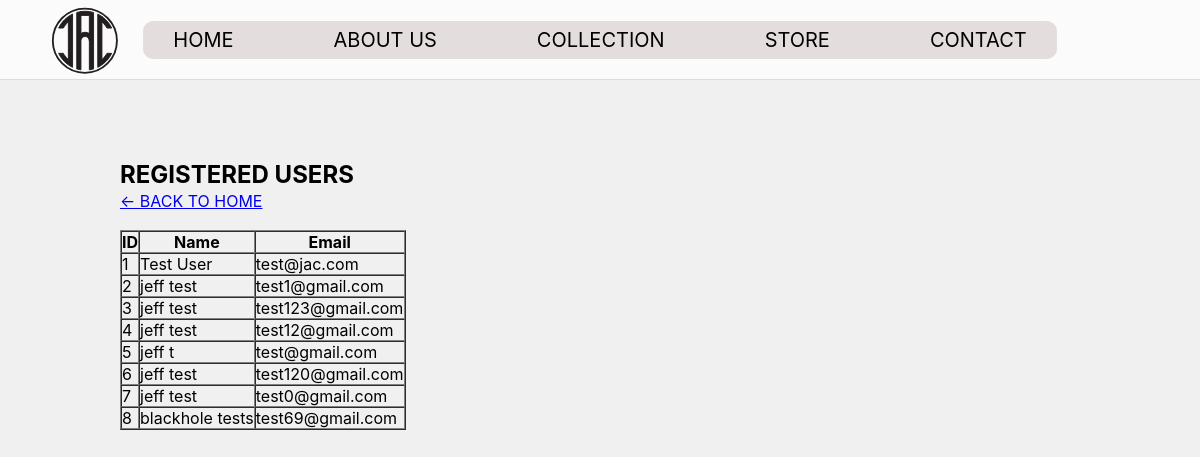
Before: /customers.php with the older database file.
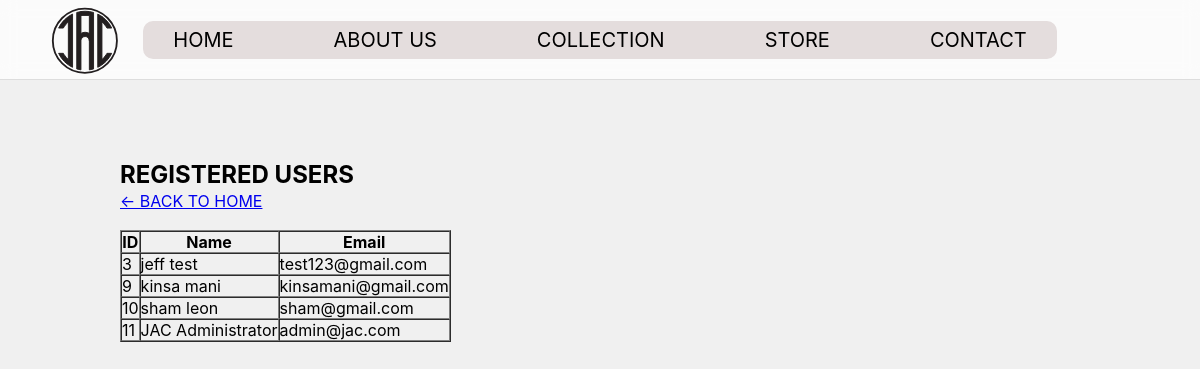
After: the same page with the newer database file.
### tables this page shows
CREATE TABLE `users` (
  `id` int(11) NOT NULL AUTO_INCREMENT,
  `first_name` varchar(100) NOT NULL,
  `last_name` varchar(100) NOT NULL,
  `email` varchar(255) NOT NULL,
  `password` varchar(255) NOT NULL,
  `phone` varchar(30) DEFAULT NULL,
  `address` varchar(255) DEFAULT NULL,
  `city` varchar(100) DEFAULT NULL,
  `province` varchar(100) DEFAULT NULL,
  `postal_code` varchar(20) DEFAULT NULL,
  `role` varchar(20) NOT NULL DEFAULT 'customer',
  `created_at` timestamp NOT NULL DEFAULT current_timestamp(),
  `last_login` datetime DEFAULT NULL,
  PRIMARY KEY (`id`),
  UNIQUE KEY `email` (`email`)
);

### customers.php (the view, shortened to what this page needs)
<?php
require_once "php/db.php";
$sql = "
    SELECT id, first_name, last_name, email
    FROM users
    ORDER BY id ASC
";
$result = $conn->query($sql);
$users = [];
if ($result) {
    $users = $result->fetch_all(MYSQLI_ASSOC);
}
?>
<!DOCTYPE html>
<html lang="en">
<head>
    <link rel="stylesheet" href="style.css">
</head>
<body>
    <header>
        <img src="Images/Final LOGO.svg" alt="JAC Logo" class="logo">
        <nav>
            <a href="index.php#home">HOME</a>
            <a href="index.php#about">ABOUT US</a>
            <a href="index.php#collections">COLLECTION</a>
            <a href="store.php">STORE</a>
            <a href="index.php#contact">CONTACT</a>
        </nav>
    </header>
    <section class="student-page">
        <h1>REGISTERED USERS</h1>
        <p>
            <a href="index.php">← BACK TO HOME</a>
        </p>
        <?php if (empty($users)): ?>
            <p>No users registered yet.</p>
        <?php else: ?>
            <table border="1" cellpadding="10" cellspacing="0">
                <thead>
                    <tr>
                        <th>ID</th>
                        <th>Name</th>
                        <th>Email</th>
                    </tr>
                </thead>
                <tbody>
                    <?php foreach ($users as $user): ?>
                        <tr>
                            <td>
                                <?= htmlspecialchars($user['id']) ?>
                            </td>
                            <td>
                                <?= htmlspecialchars($user['first_name'] . ' ' . $user['last_name']) ?>
                            </td>
                            <td>
                                <?= htmlspecialchars($user['email']) ?>
                            </td>
                        </tr>
                    <?php endforeach; ?>
                </tbody>
            </table>
        <?php endif; ?>
    </section>
</body>
</html>

### style.css (style rules this page uses)
html { scroll-behavior: smooth; }
body { font-family: Bakerville, Inter; background-color: rgb(240, 240, 240); color: black; }
header { height: 80px; display: flex; justify-content: center; align-items: center; padding: 0 50px; border-bottom: 1px solid #ddd; position: sticky; top: 0; z-index: 1000; background-color: rgba(255, 255, 255, 0.75); backdrop-filter: blur(8px); }
nav { display: flex; gap: 100px; padding: 7px 30px; background-color: #e4dddd; border-radius: 10px; }
nav a { position: relative; color: black; text-decoration: none; font-size: 20px; }
nav a::after { content: ''; position: absolute; left: 0; bottom: -5px; width: 0; height: 2px; background-color: black; transition: width 0.3s ease; }
.logo { position: absolute; left: 30px; top: -50px; width: 110px; height: auto; }
section { padding: 80px 10%; }
p { line-height: 1.6; margin-bottom: 15px; }

Changed rows visible on the page:
removed users: id "1", first_name+last_name "Test User", email "test@jac.com"
removed users: id "2", first_name+last_name "jeff test", email "test1@gmail.com"
removed users: id "4", first_name+last_name "jeff test", email "test12@gmail.com"
removed users: id "5", first_name+last_name "jeff t", email "test@gmail.com"
removed users: id "6", first_name+last_name "jeff test", email "test120@gmail.com"
removed users: id "7", first_name+last_name "jeff test", email "test0@gmail.com"
removed users: id "8", first_name+last_name "blackhole tests", email "test69@gmail.com"
added users: id "9", first_name+last_name "kinsa mani", email "kinsamani@gmail.com"
added users: id "10", first_name+last_name "sham leon", email "sham@gmail.com"
added users: id "11", first_name+last_name "JAC Administrator", email "admin@jac.com"
